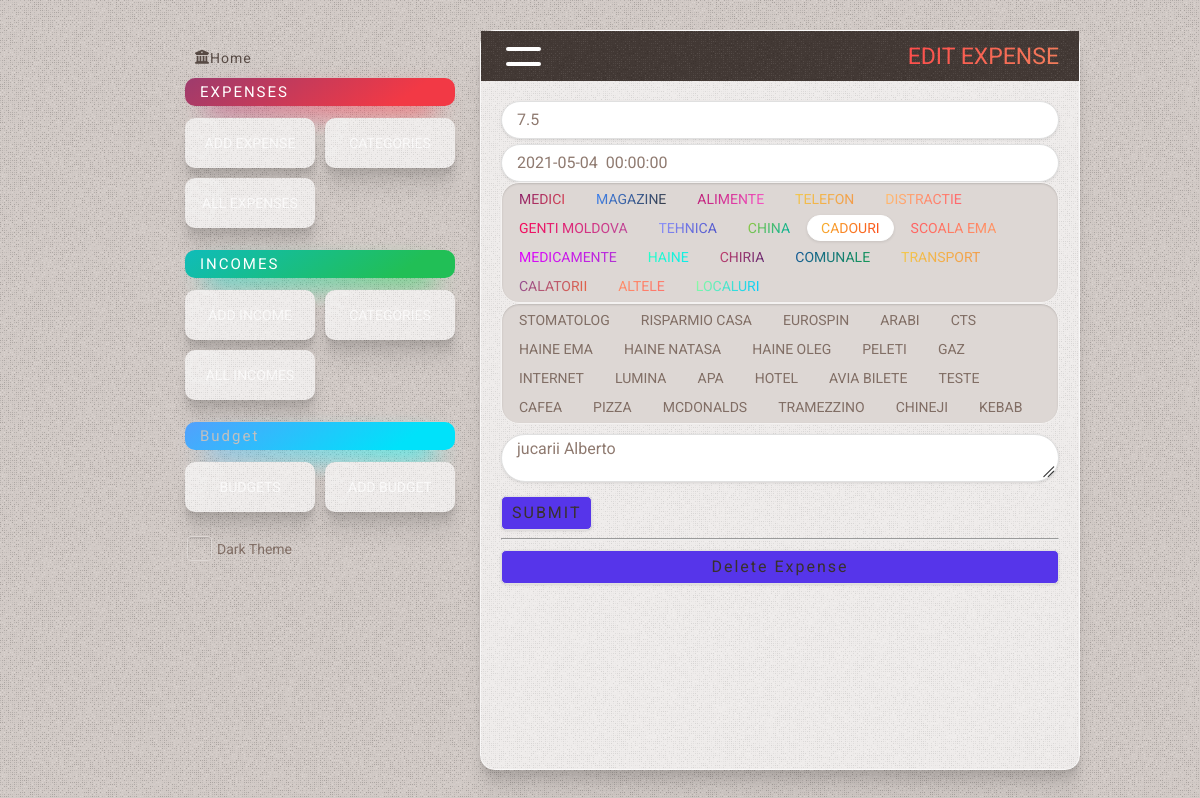
Before: /18/edit with the older database file.
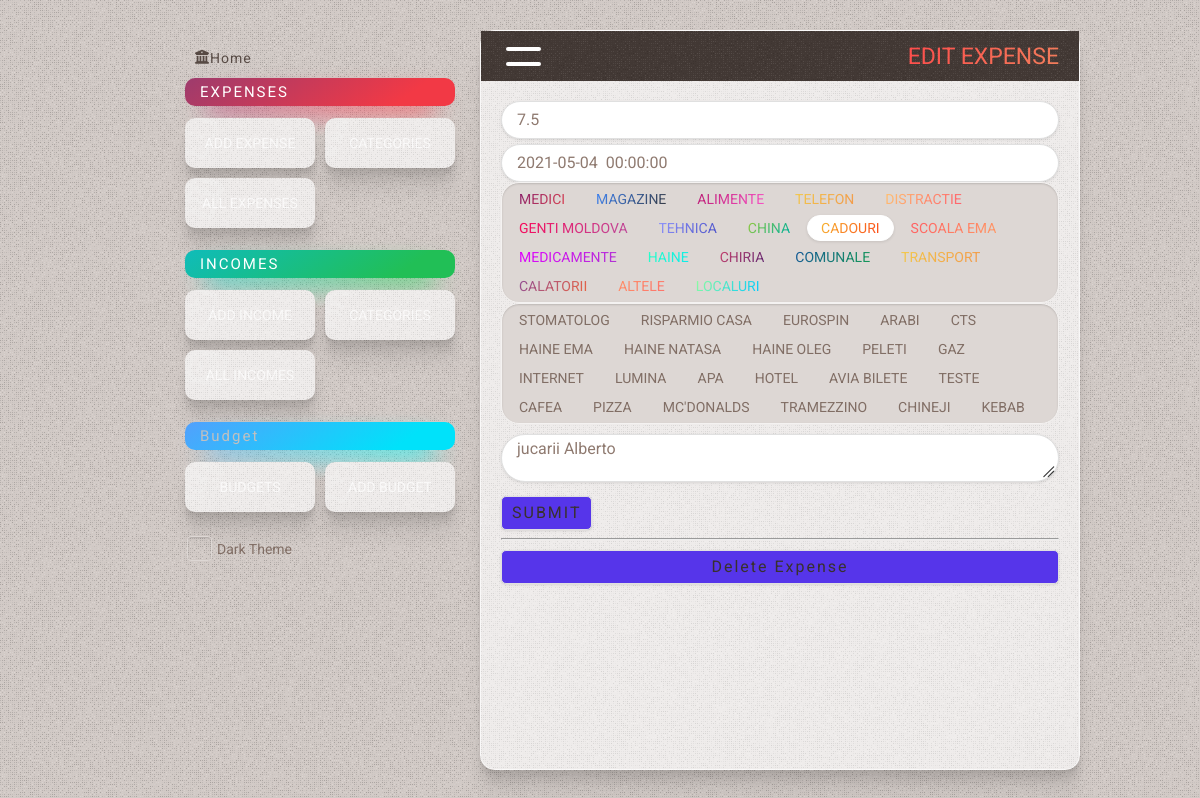
After: the same page with the newer database file.
### tables this page shows
CREATE TABLE subcategories
(
    id          INTEGER PRIMARY KEY AUTOINCREMENT,
    name        TEXT    NOT NULL,
    category_id INTEGER NOT NULL,
    state       TEXT DEFAULT false

);

### app.py (the view, shortened to what this page needs)
@app.route('/<int:id>/edit', methods=('GET', 'POST'))
def edit(id):
    expense = get_expenses(id)
    conn = get_db_connection()
    categories = conn.execute(
        "SELECT id, name, color as color, state FROM categories WHERE state is not 'true'").fetchall()
    subcategories = conn.execute('SELECT id, name FROM subcategories').fetchall()
    conn.close()
    return render_template('edit_expense.html', title='Edit Expense', gradient='text-gradient-red', expense=expense,
                           categories=categories,
                           subcategories=subcategories)

### app.py (called while the page is built)
def get_db_connection():
    conn = sqlite3.connect('database.db')
    conn.row_factory = sqlite3.Row
    return conn

def get_expenses(expense_id):
    conn = get_db_connection()
    expense = conn.execute('SELECT *, strftime("%d-%m-%Y %H:%M:%S", date) as date_s FROM expenses WHERE id = ?',
                           (expense_id,)).fetchone()
    conn.close()
    if expense is None:
        abort(404)
    return expense

### templates/edit_expense.html (shortened to what this page needs)
{% extends 'base.html' %} {% block content %}
	<div class="page_title {{ gradient }}" >
		<button class="side-panel-toggle" ><span class="line1" ></span ><span class="line2" ></span ></button >
		<span >{% block title %} {{ title }} {% endblock %}</span >
	</div >
	<div class="content" >
		<form method="post" >
			<div class="flex" >
				<input type="number" name="sum" placeholder="Amount" class="form-control" step="0.01"
							 pattern="[0-9]+([\.,][0-9]+)?" value="{{ request.form['sum'] or expense['sum'] }}" />
			</div >
			<div class="form-group mt-5" >
				<input data-toggle="datepicker" type="text" name="date" placeholder="Date" class="form-control"
						 value="{{ request.form['date_s'] or expense['date'] }}" />
			</div >
			<div class="radio-group category-group" >
				{% for id, name, color, state in categories %}
					<label for="{{ name }}" ><span class="{{ color }}" >{{ name }}</span ></label >
				{% endfor %}
			</div >
			<div class="radio-group category-group" >
				{% for id, name in subcategories %}
					<label for="{{ name }}" >{{ name }}</label >
				{% endfor %}
			</div >
			<div class="form-group mt-10" >
    <textarea name="comment" placeholder="Comment" class="form-control" >
{{ request.form['comment'] or expense['comment'] }}</textarea >
			</div >
			<div class="form-group mt-10" >
				<button type="submit" class="send-button" >Submit</button >
			</div >
			<hr />
		</form >
		<form action="{{ url_for('delete', id=expense['id']) }}" method="POST" class="mt-10" >
			<input type="submit" value="Delete Expense" class="add-button"
						 onclick="return confirm('Are you sure you want to delete this post?')" />
		</form >
	</div >
{% endblock %}

Changed rows visible on the page:
changed subcategories: name "MCDONALDS" → "MC'DONALDS"
